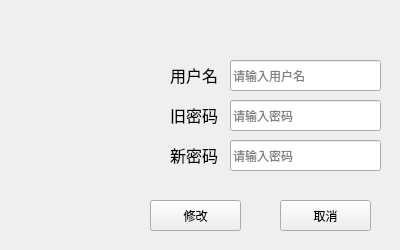
<?xml version="1.0" encoding="UTF-8"?>
<ui version="4.0">
 <class>Form</class>
 <widget class="QWidget" name="Form">
  <property name="geometry">
   <rect>
    <x>0</x>
    <y>0</y>
    <width>400</width>
    <height>250</height>
   </rect>
  </property>
  <property name="minimumSize">
   <size>
    <width>400</width>
    <height>250</height>
   </size>
  </property>
  <property name="maximumSize">
   <size>
    <width>400</width>
    <height>250</height>
   </size>
  </property>
  <property name="windowTitle">
   <string>修改个人信息</string>
  </property>
  <widget class="QLineEdit" name="rusername">
   <property name="geometry">
    <rect>
     <x>230</x>
     <y>60</y>
     <width>151</width>
     <height>31</height>
    </rect>
   </property>
   <property name="placeholderText">
    <string>请输入用户名</string>
   </property>
   <property name="cursorMoveStyle">
    <enum>Qt::LogicalMoveStyle</enum>
   </property>
  </widget>
  <widget class="QLabel" name="label_3">
   <property name="geometry">
    <rect>
     <x>170</x>
     <y>60</y>
     <width>53</width>
     <height>31</height>
    </rect>
   </property>
   <property name="text">
    <string>&lt;html&gt;&lt;head/&gt;&lt;body&gt;&lt;p&gt;&lt;span style=&quot; font-size:12pt;&quot;&gt;用户名：&lt;/span&gt;&lt;/p&gt;&lt;/body&gt;&lt;/html&gt;</string>
   </property>
  </widget>
  <widget class="QLabel" name="label_4">
   <property name="geometry">
    <rect>
     <x>170</x>
     <y>100</y>
     <width>53</width>
     <height>31</height>
    </rect>
   </property>
   <property name="text">
    <string>&lt;html&gt;&lt;head/&gt;&lt;body&gt;&lt;p&gt;&lt;span style=&quot; font-size:12pt;&quot;&gt;旧密码：&lt;/span&gt;&lt;/p&gt;&lt;/body&gt;&lt;/html&gt;</string>
   </property>
  </widget>
  <widget class="QLineEdit" name="rpassword">
   <property name="geometry">
    <rect>
     <x>230</x>
     <y>100</y>
     <width>151</width>
     <height>31</height>
    </rect>
   </property>
   <property name="echoMode">
    <enum>QLineEdit::Password</enum>
   </property>
   <property name="placeholderText">
    <string>请输入密码</string>
   </property>
   <property name="cursorMoveStyle">
    <enum>Qt::LogicalMoveStyle</enum>
   </property>
  </widget>
  <widget class="QPushButton" name="registertoButton_2">
   <property name="geometry">
    <rect>
     <x>150</x>
     <y>200</y>
     <width>91</width>
     <height>31</height>
    </rect>
   </property>
   <property name="text">
    <string>修改</string>
   </property>
   <property name="icon">
    <iconset>
     <normaloff>../image/update.png</normaloff>../image/update.png</iconset>
   </property>
   <property name="iconSize">
    <size>
     <width>14</width>
     <height>14</height>
    </size>
   </property>
  </widget>
  <widget class="QPushButton" name="registertoButton_3">
   <property name="geometry">
    <rect>
     <x>280</x>
     <y>200</y>
     <width>91</width>
     <height>31</height>
    </rect>
   </property>
   <property name="text">
    <string>取消</string>
   </property>
   <property name="icon">
    <iconset>
     <normaloff>../image/register.png</normaloff>../image/register.png</iconset>
   </property>
   <property name="iconSize">
    <size>
     <width>18</width>
     <height>18</height>
    </size>
   </property>
  </widget>
  <widget class="QLineEdit" name="rpassword_2">
   <property name="geometry">
    <rect>
     <x>230</x>
     <y>140</y>
     <width>151</width>
     <height>31</height>
    </rect>
   </property>
   <property name="echoMode">
    <enum>QLineEdit::Password</enum>
   </property>
   <property name="placeholderText">
    <string>请输入密码</string>
   </property>
   <property name="cursorMoveStyle">
    <enum>Qt::LogicalMoveStyle</enum>
   </property>
  </widget>
  <widget class="QLabel" name="label_5">
   <property name="geometry">
    <rect>
     <x>170</x>
     <y>140</y>
     <width>53</width>
     <height>31</height>
    </rect>
   </property>
   <property name="text">
    <string>&lt;html&gt;&lt;head/&gt;&lt;body&gt;&lt;p&gt;&lt;span style=&quot; font-size:12pt;&quot;&gt;新密码：&lt;/span&gt;&lt;/p&gt;&lt;/body&gt;&lt;/html&gt;</string>
   </property>
  </widget>
  <widget class="QLabel" name="label">
   <property name="geometry">
    <rect>
     <x>-20</x>
     <y>50</y>
     <width>221</width>
     <height>131</height>
    </rect>
   </property>
   <property name="text">
    <string/>
   </property>
   <property name="textFormat">
    <enum>Qt::RichText</enum>
   </property>
   <property name="pixmap">
    <pixmap>../image/userinfo.png</pixmap>
   </property>
   <property name="scaledContents">
    <bool>true</bool>
   </property>
  </widget>
 </widget>
 <resources/>
 <connections/>
</ui>
